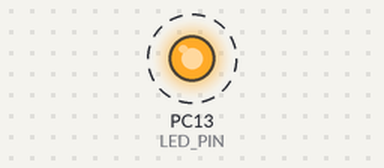
A sketch run on a simulated STM32 Blue Pill. On the bench: output pins drawn as LEDs (lit = HIGH). Dashed ring = blinking.

Above: at 0.2 s.
Timing chart, 0 to 3.0 s (numbered marks = the images above):
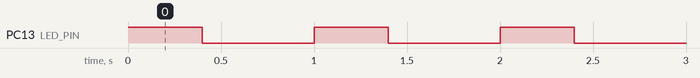

Measured:
- by itself, PC13 (LED_PIN): alternates HIGH for 0.40 s and LOW for 0.60 s

The sketch:

Blinky.ino
```cpp
/*

  STM32F103C8T6/48pinDevBoard
  Simplest example possible: programming a 48 pin ARM Cortex-M3 STM32F103C8T6 board with the Arduino IDE

  For info and circuit diagrams see https://github.com/tardate/LittleArduinoProjects/tree/main/ARM/STM32F103C8T6/48pinDevBoard

 */

const int LED_PIN=PC13;

void setup() {
  pinMode(LED_PIN, OUTPUT);
}

void loop() {
  static boolean output = HIGH;

  digitalWrite(LED_PIN, output);

  if (output) {
    delay(400);
  } else {
    delay(600);
  }

  output = !output;
}
```
